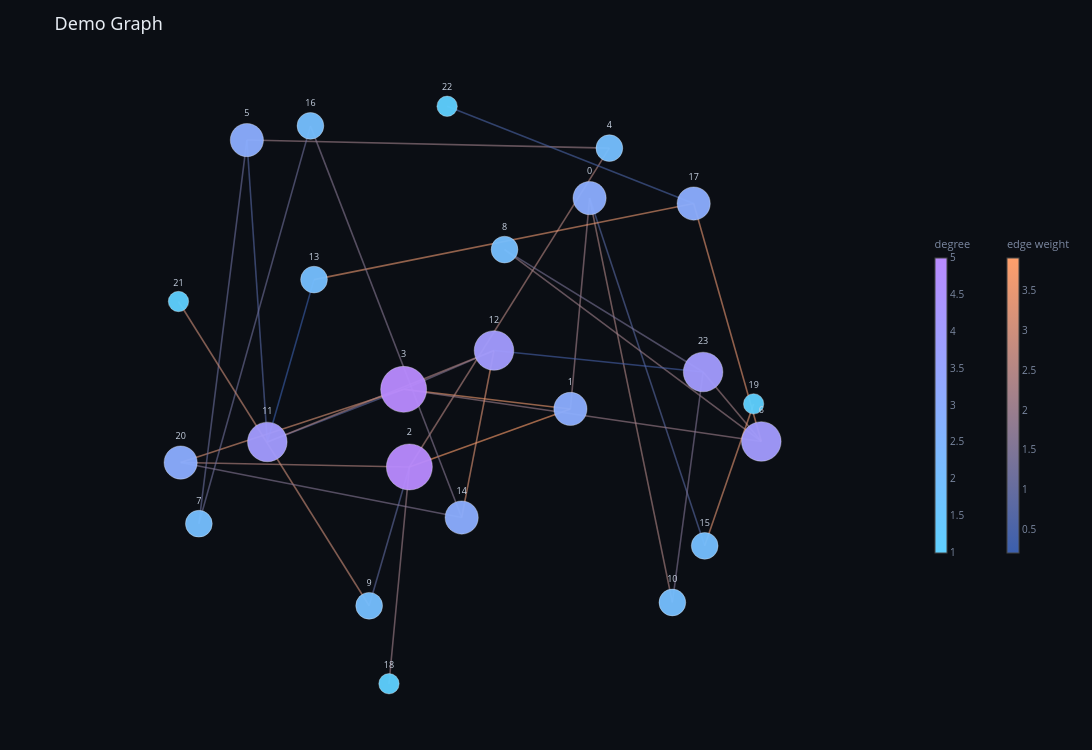

Here is the notebook cell this chart was saved with:
### Code cell
visualize_graph_2d(edges, n, edge_weights, title="Demo Graph")

### Figure 1 — Plotly figure (JSON) as saved in the notebook; plotly's stock layout.template omitted (floating-point values rounded to 4 significant figures)
{"data": [{"hoverinfo": "skip", "line": {"color": "rgb(162,128,138)", "width": 1.6}, "mode": "lines", "opacity": 0.6, "showlegend": false, "type": "scatter", "x": [0.392, 0.3302, null], "y": [0.5665, -0.1136, null]}, {"hoverinfo": "skip", "line": {"color": "rgb(176,133,133)", "width": 1.6}, "mode": "lines", "opacity": 0.6, "showlegend": false, "type": "scatter", "x": [0.392, 0.659, null], "y": [0.5665, -0.7379, null]}, {"hoverinfo": "skip", "line": {"color": "rgb(89,105,163)", "width": 1.6}, "mode": "lines", "opacity": 0.6, "showlegend": false, "type": "scatter", "x": [0.392, 0.7633, null], "y": [0.5665, -0.5552, null]}, {"hoverinfo": "skip", "line": {"color": "rgb(255,159,107)", "width": 1.6}, "mode": "lines", "opacity": 0.6, "showlegend": false, "type": "scatter", "x": [0.3302, -0.1893, null], "y": [-0.1136, -0.3007, null]}, {"hoverinfo": "skip", "line": {"color": "rgb(242,155,111)", "width": 1.6}, "mode": "lines", "opacity": 0.6, "showlegend": false, "type": "scatter", "x": [0.3302, -0.2077, null], "y": [-0.1136, -0.05032, null]}, {"hoverinfo": "skip", "line": {"color": "rgb(184,136,131)", "width": 1.6}, "mode": "lines", "opacity": 0.6, "showlegend": false, "type": "scatter", "x": [-0.1893, 0.4558, null], "y": [-0.3007, 0.7277, null]}, {"hoverinfo": "skip", "line": {"color": "rgb(97,107,160)", "width": 1.6}, "mode": "lines", "opacity": 0.6, "showlegend": false, "type": "scatter", "x": [-0.1893, -0.319, null], "y": [-0.3007, -0.7485, null]}, {"hoverinfo": "skip", "line": {"color": "rgb(160,128,139)", "width": 1.6}, "mode": "lines", "opacity": 0.6, "showlegend": false, "type": "scatter", "x": [-0.1893, -0.2551, null], "y": [-0.3007, -1, null]}, {"hoverinfo": "skip", "line": {"color": "rgb(186,136,130)", "width": 1.6}, "mode": "lines", "opacity": 0.6, "showlegend": false, "type": "scatter", "x": [-0.1893, -0.927, null], "y": [-0.3007, -0.2865, null]}, {"hoverinfo": "skip", "line": {"color": "rgb(158,127,140)", "width": 1.6}, "mode": "lines", "opacity": 0.6, "showlegend": false, "type": "scatter", "x": [-0.2077, 0.946, null], "y": [-0.05032, -0.2186, null]}, {"hoverinfo": "skip", "line": {"color": "rgb(98,107,160)", "width": 1.6}, "mode": "lines", "opacity": 0.6, "showlegend": false, "type": "scatter", "x": [-0.2077, -0.6475, null], "y": [-0.05032, -0.22, null]}, {"hoverinfo": "skip", "line": {"color": "rgb(132,118,148)", "width": 1.6}, "mode": "lines", "opacity": 0.6, "showlegend": false, "type": "scatter", "x": [-0.2077, 0.08368, null], "y": [-0.05032, 0.07487, null]}, {"hoverinfo": "skip", "line": {"color": "rgb(222,148,118)", "width": 1.6}, "mode": "lines", "opacity": 0.6, "showlegend": false, "type": "scatter", "x": [-0.2077, -0.927, null], "y": [-0.05032, -0.2865, null]}, {"hoverinfo": "skip", "line": {"color": "rgb(161,128,138)", "width": 1.6}, "mode": "lines", "opacity": 0.6, "showlegend": false, "type": "scatter", "x": [0.4558, -0.7135, null], "y": [0.7277, 0.7536, null]}, {"hoverinfo": "skip", "line": {"color": "rgb(108,111,157)", "width": 1.6}, "mode": "lines", "opacity": 0.6, "showlegend": false, "type": "scatter", "x": [-0.7135, -0.8684, null], "y": [0.7536, -0.4838, null]}, {"hoverinfo": "skip", "line": {"color": "rgb(88,104,163)", "width": 1.6}, "mode": "lines", "opacity": 0.6, "showlegend": false, "type": "scatter", "x": [-0.7135, -0.6475, null], "y": [0.7536, -0.22, null]}, {"hoverinfo": "skip", "line": {"color": "rgb(160,128,139)", "width": 1.6}, "mode": "lines", "opacity": 0.6, "showlegend": false, "type": "scatter", "x": [0.946, 0.1177, null], "y": [-0.2186, 0.4004, null]}, {"hoverinfo": "skip", "line": {"color": "rgb(167,130,136)", "width": 1.6}, "mode": "lines", "opacity": 0.6, "showlegend": false, "type": "scatter", "x": [0.946, 0.7582, null], "y": [-0.2186, 0.005568, null]}, {"hoverinfo": "skip", "line": {"color": "rgb(233,151,114)", "width": 1.6}, "mode": "lines", "opacity": 0.6, "showlegend": false, "type": "scatter", "x": [0.946, 0.7278, null], "y": [-0.2186, 0.549, null]}, {"hoverinfo": "skip", "line": {"color": "rgb(112,112,155)", "width": 1.6}, "mode": "lines", "opacity": 0.6, "showlegend": false, "type": "scatter", "x": [-0.8684, -0.5084, null], "y": [-0.4838, 0.7994, null]}, {"hoverinfo": "skip", "line": {"color": "rgb(123,116,151)", "width": 1.6}, "mode": "lines", "opacity": 0.6, "showlegend": false, "type": "scatter", "x": [0.1177, 0.7582, null], "y": [0.4004, 0.005568, null]}, {"hoverinfo": "skip", "line": {"color": "rgb(207,143,123)", "width": 1.6}, "mode": "lines", "opacity": 0.6, "showlegend": false, "type": "scatter", "x": [-0.319, -0.9341, null], "y": [-0.7485, 0.2329, null]}, {"hoverinfo": "skip", "line": {"color": "rgb(130,118,149)", "width": 1.6}, "mode": "lines", "opacity": 0.6, "showlegend": false, "type": "scatter", "x": [0.659, 0.7582, null], "y": [-0.7379, 0.005568, null]}, {"hoverinfo": "skip", "line": {"color": "rgb(59,95,174)", "width": 1.6}, "mode": "lines", "opacity": 0.6, "showlegend": false, "type": "scatter", "x": [-0.6475, -0.4968, null], "y": [-0.22, 0.3035, null]}, {"hoverinfo": "skip", "line": {"color": "rgb(178,133,133)", "width": 1.6}, "mode": "lines", "opacity": 0.6, "showlegend": false, "type": "scatter", "x": [-0.6475, 0.08368, null], "y": [-0.22, 0.07487, null]}, {"hoverinfo": "skip", "line": {"color": "rgb(224,149,117)", "width": 1.6}, "mode": "lines", "opacity": 0.6, "showlegend": false, "type": "scatter", "x": [0.08368, -0.02056, null], "y": [0.07487, -0.4639, null]}, {"hoverinfo": "skip", "line": {"color": "rgb(70,98,170)", "width": 1.6}, "mode": "lines", "opacity": 0.6, "showlegend": false, "type": "scatter", "x": [0.08368, 0.7582, null], "y": [0.07487, 0.005568, null]}, {"hoverinfo": "skip", "line": {"color": "rgb(235,152,113)", "width": 1.6}, "mode": "lines", "opacity": 0.6, "showlegend": false, "type": "scatter", "x": [-0.4968, 0.7278, null], "y": [0.3035, 0.549, null]}, {"hoverinfo": "skip", "line": {"color": "rgb(136,120,147)", "width": 1.6}, "mode": "lines", "opacity": 0.6, "showlegend": false, "type": "scatter", "x": [-0.02056, -0.5084, null], "y": [-0.4639, 0.7994, null]}, {"hoverinfo": "skip", "line": {"color": "rgb(134,119,148)", "width": 1.6}, "mode": "lines", "opacity": 0.6, "showlegend": false, "type": "scatter", "x": [-0.02056, -0.927, null], "y": [-0.4639, -0.2865, null]}, {"hoverinfo": "skip", "line": {"color": "rgb(228,150,116)", "width": 1.6}, "mode": "lines", "opacity": 0.6, "showlegend": false, "type": "scatter", "x": [0.7633, 0.9212, null], "y": [-0.5552, -0.09726, null]}, {"hoverinfo": "skip", "line": {"color": "rgb(76,100,167)", "width": 1.6}, "mode": "lines", "opacity": 0.6, "showlegend": false, "type": "scatter", "x": [0.7278, -0.06754, null], "y": [0.549, 0.8627, null]}, {"hoverinfo": "skip", "marker": {"cmax": 3.92, "cmin": 0.21, "color": [0.21], "colorbar": {"len": 0.5, "thickness": 12, "tickfont": {"color": "#7d8aa3", "size": 10}, "title": {"font": {"color": "#7d8aa3", "size": 11}, "text": "edge weight"}, "x": 1.08, "y": 0.5}, "colorscale": [[0, "rgb(59,95,174)"], [1, "rgb(255,159,107)"]], "showscale": true}, "mode": "markers", "showlegend": false, "type": "scatter", "x": [null], "y": [null]}, {"customdata": [0, 1, 2, 3, 4, 5, 6, 7, 8, 9, 10, 11, 12, 13, 14, 15, 16, 17, 18, 19, 20, 21, 22, 23], "hovertemplate": "node %{customdata}<br>degree: %{marker.color}<extra></extra>", "marker": {"color": [3, 3, 5, 5, 2, 3, 4, 2, 2, 2, 2, 4, 4, 2, 3, 2, 2, 3, 1, 1, 3, 1, 1, 4], "colorbar": {"len": 0.5, "thickness": 12, "tickfont": {"color": "#7d8aa3", "size": 10}, "title": {"font": {"color": "#7d8aa3", "size": 11}, "text": "degree"}, "x": 1, "y": 0.5}, "colorscale": [[0, "#5fd0ff"], [1, "#b98bff"]], "line": {"color": "rgba(255,255,255,0.35)", "width": 1}, "opacity": 0.95, "size": [33.2, 33.2, 46, 46, 26.8, 33.2, 39.6, 26.8, 26.8, 26.8, 26.8, 39.6, 39.6, 26.8, 33.2, 26.8, 26.8, 33.2, 20.4, 20.4, 33.2, 20.4, 20.4, 39.6]}, "mode": "markers+text", "showlegend": false, "text": ["0", "1", "2", "3", "4", "5", "6", "7", "8", "9", "10", "11", "12", "13", "14", "15", "16", "17", "18", "19", "20", "21", "22", "23"], "textfont": {"color": "#c9d3e3", "size": 9}, "textposition": "top center", "type": "scatter", "x": [0.392, 0.3302, -0.1893, -0.2077, 0.4558, -0.7135, 0.946, -0.8684, 0.1177, -0.319, 0.659, -0.6475, 0.08368, -0.4968, -0.02056, 0.7633, -0.5084, 0.7278, -0.2551, 0.9212, -0.927, -0.9341, -0.06754, 0.7582], "y": [0.5665, -0.1136, -0.3007, -0.05032, 0.7277, 0.7536, -0.2186, -0.4838, 0.4004, -0.7485, -0.7379, -0.22, 0.07487, 0.3035, -0.4639, -0.5552, 0.7994, 0.549, -1, -0.09726, -0.2865, 0.2329, 0.8627, 0.005568]}], "layout": {"height": 750, "hovermode": "closest", "margin": {"b": 20, "l": 20, "r": 80, "t": 60}, "paper_bgcolor": "#0b0e14", "plot_bgcolor": "#0b0e14", "title": {"font": {"color": "#e7ecf3", "family": "Segoe UI, sans-serif", "size": 18}, "text": "Demo Graph"}, "width": 1100, "xaxis": {"autorange": true, "domain": [0, 1], "range": [-1.45, 1.479], "type": "linear", "visible": false, "zeroline": false}, "yaxis": {"autorange": true, "domain": [0, 1], "range": [-1.149, 1.012], "scaleanchor": "x", "type": "linear", "visible": false, "zeroline": false}}}
